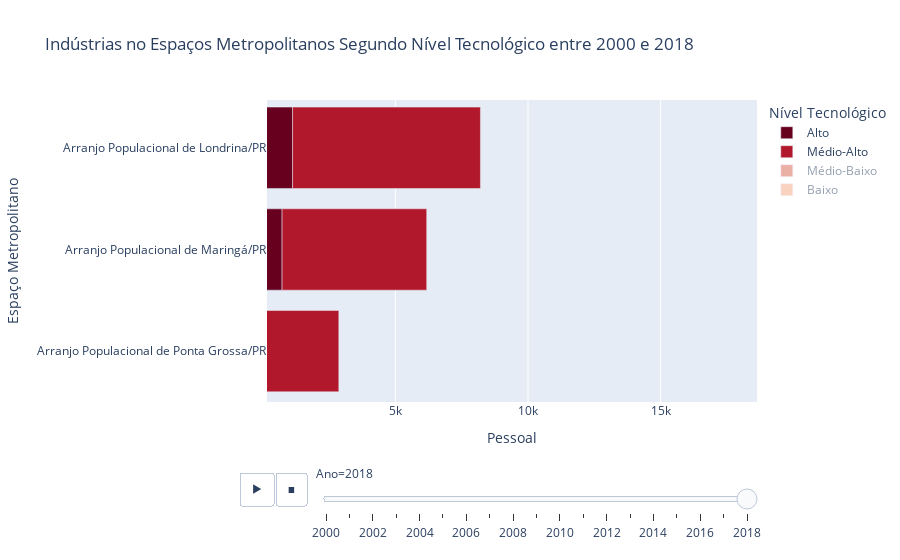

Write notebook code for a chart like this one.
### Code cell
fig = px.bar(
    data_frame=df_evolution
    , x=df.columns[-1]
    , y='Espaço Metropolitano' 
    , color='Nível Tecnológico'
    , animation_frame='Ano'
    , orientation='h'
    , category_orders={'Espaço Metropolitano': ['Curitiba', 'Arranjo Populacional de Londrina/PR', 'Arranjo Populacional de Maringá/PR', 'Arranjo Populacional de Ponta Grossa/PR']}
    , color_discrete_map={
        'Alto':'rgb(103,0,31)'
        , 'Médio-Alto':'rgb(178,24,43)'
        , 'Médio-Baixo':'rgb(214,96,77)'
        , 'Baixo':'rgb(244,165,130)'}
    , height=700
    , title=f'Indústrias no Espaços Metropolitanos Segundo Nível Tecnológico entre 2000 e 2018'
    , range_x=(0,250_000)
    , barmode='relative'
)

fig.update_layout(yaxis={'categoryorder':"sum ascending"})
fig.layout.updatemenus[0].buttons[0].args[1]["frame"]["duration"] = 2000  

fig.show()

### Figure 1 — Plotly figure (JSON) as saved in the notebook; plotly's stock layout.template omitted (floating-point values rounded to 4 significant figures)
{"data": [{"alignmentgroup": "True", "hovertemplate": "Nível Tecnológico=Alto<br>Ano=2018<br>Pessoal=%{x}<br>Espaço Metropolitano=%{y}<extra></extra>", "legendgroup": "Alto", "marker": {"color": "rgb(103,0,31)"}, "name": "Alto", "offsetgroup": "Alto", "orientation": "h", "showlegend": true, "textposition": "auto", "type": "bar", "x": [1125, 731, 7, 6017], "xaxis": "x", "y": ["Arranjo Populacional de Londrina/PR", "Arranjo Populacional de Maringá/PR", "Arranjo Populacional de Ponta Grossa/PR", "Curitiba"], "yaxis": "y"}, {"alignmentgroup": "True", "hovertemplate": "Nível Tecnológico=Médio-Alto<br>Ano=2018<br>Pessoal=%{x}<br>Espaço Metropolitano=%{y}<extra></extra>", "legendgroup": "Médio-Alto", "marker": {"color": "rgb(178,24,43)"}, "name": "Médio-Alto", "offsetgroup": "Médio-Alto", "orientation": "h", "showlegend": true, "textposition": "auto", "type": "bar", "x": [7082, 5451, 2862, 64142], "xaxis": "x", "y": ["Arranjo Populacional de Londrina/PR", "Arranjo Populacional de Maringá/PR", "Arranjo Populacional de Ponta Grossa/PR", "Curitiba"], "yaxis": "y"}, {"alignmentgroup": "True", "hovertemplate": "Nível Tecnológico=Médio-Baixo<br>Ano=2018<br>Pessoal=%{x}<br>Espaço Metropolitano=%{y}<extra></extra>", "legendgroup": "Médio-Baixo", "marker": {"color": "rgb(214,96,77)"}, "name": "Médio-Baixo", "offsetgroup": "Médio-Baixo", "orientation": "h", "showlegend": true, "textposition": "auto", "type": "bar", "visible": "legendonly", "x": [7961, 6363, 4446, 45825], "xaxis": "x", "y": ["Arranjo Populacional de Londrina/PR", "Arranjo Populacional de Maringá/PR", "Arranjo Populacional de Ponta Grossa/PR", "Curitiba"], "yaxis": "y"}, {"alignmentgroup": "True", "hovertemplate": "Nível Tecnológico=Baixo<br>Ano=2018<br>Pessoal=%{x}<br>Espaço Metropolitano=%{y}<extra></extra>", "legendgroup": "Baixo", "marker": {"color": "rgb(244,165,130)"}, "name": "Baixo", "offsetgroup": "Baixo", "orientation": "h", "showlegend": true, "textposition": "auto", "type": "bar", "visible": "legendonly", "x": [14070, 23102, 10665, 47017], "xaxis": "x", "y": ["Arranjo Populacional de Londrina/PR", "Arranjo Populacional de Maringá/PR", "Arranjo Populacional de Ponta Grossa/PR", "Curitiba"], "yaxis": "y"}], "layout": {"autosize": true, "barmode": "relative", "dragmode": "zoom", "legend": {"title": {"text": "Nível Tecnológico"}, "tracegroupgap": 0}, "sliders": [{"active": 18, "currentvalue": {"prefix": "Ano="}, "len": 0.9, "pad": {"b": 10, "t": 60}, "steps": [{"args": [["2000"], {"frame": {"duration": 0, "redraw": true}, "fromcurrent": true, "mode": "immediate", "transition": {"duration": 0, "easing": "linear"}}], "label": "2000", "method": "animate"}, {"args": [["2001"], {"frame": {"duration": 0, "redraw": true}, "fromcurrent": true, "mode": "immediate", "transition": {"duration": 0, "easing": "linear"}}], "label": "2001", "method": "animate"}, {"args": [["2002"], {"frame": {"duration": 0, "redraw": true}, "fromcurrent": true, "mode": "immediate", "transition": {"duration": 0, "easing": "linear"}}], "label": "2002", "method": "animate"}, {"args": [["2003"], {"frame": {"duration": 0, "redraw": true}, "fromcurrent": true, "mode": "immediate", "transition": {"duration": 0, "easing": "linear"}}], "label": "2003", "method": "animate"}, {"args": [["2004"], {"frame": {"duration": 0, "redraw": true}, "fromcurrent": true, "mode": "immediate", "transition": {"duration": 0, "easing": "linear"}}], "label": "2004", "method": "animate"}, {"args": [["2005"], {"frame": {"duration": 0, "redraw": true}, "fromcurrent": true, "mode": "immediate", "transition": {"duration": 0, "easing": "linear"}}], "label": "2005", "method": "animate"}, {"args": [["2006"], {"frame": {"duration": 0, "redraw": true}, "fromcurrent": true, "mode": "immediate", "transition": {"duration": 0, "easing": "linear"}}], "label": "2006", "method": "animate"}, {"args": [["2007"], {"frame": {"duration": 0, "redraw": true}, "fromcurrent": true, "mode": "immediate", "transition": {"duration": 0, "easing": "linear"}}], "label": "2007", "method": "animate"}, {"args": [["2008"], {"frame": {"duration": 0, "redraw": true}, "fromcurrent": true, "mode": "immediate", "transition": {"duration": 0, "easing": "linear"}}], "label": "2008", "method": "animate"}, {"args": [["2009"], {"frame": {"duration": 0, "redraw": true}, "fromcurrent": true, "mode": "immediate", "transition": {"duration": 0, "easing": "linear"}}], "label": "2009", "method": "animate"}, {"args": [["2010"], {"frame": {"duration": 0, "redraw": true}, "fromcurrent": true, "mode": "immediate", "transition": {"duration": 0, "easing": "linear"}}], "label": "2010", "method": "animate"}, {"args": [["2011"], {"frame": {"duration": 0, "redraw": true}, "fromcurrent": true, "mode": "immediate", "transition": {"duration": 0, "easing": "linear"}}], "label": "2011", "method": "animate"}, {"args": [["2012"], {"frame": {"duration": 0, "redraw": true}, "fromcurrent": true, "mode": "immediate", "transition": {"duration": 0, "easing": "linear"}}], "label": "2012", "method": "animate"}, {"args": [["2013"], {"frame": {"duration": 0, "redraw": true}, "fromcurrent": true, "mode": "immediate", "transition": {"duration": 0, "easing": "linear"}}], "label": "2013", "method": "animate"}, {"args": [["2014"], {"frame": {"duration": 0, "redraw": true}, "fromcurrent": true, "mode": "immediate", "transition": {"duration": 0, "easing": "linear"}}], "label": "2014", "method": "animate"}, {"args": [["2015"], {"frame": {"duration": 0, "redraw": true}, "fromcurrent": true, "mode": "immediate", "transition": {"duration": 0, "easing": "linear"}}], "label": "2015", "method": "animate"}, {"args": [["2016"], {"frame": {"duration": 0, "redraw": true}, "fromcurrent": true, "mode": "immediate", "transition": {"duration": 0, "easing": "linear"}}], "label": "2016", "method": "animate"}, {"args": [["2017"], {"frame": {"duration": 0, "redraw": true}, "fromcurrent": true, "mode": "immediate", "transition": {"duration": 0, "easing": "linear"}}], "label": "2017", "method": "animate"}, {"args": [["2018"], {"frame": {"duration": 0, "redraw": true}, "fromcurrent": true, "mode": "immediate", "transition": {"duration": 0, "easing": "linear"}}], "label": "2018", "method": "animate"}], "x": 0.1, "xanchor": "left", "y": 0, "yanchor": "top"}], "title": {"text": "Indústrias no Espaços Metropolitanos Segundo Nível Tecnológico entre 2000 e 2018"}, "updatemenus": [{"active": 0, "buttons": [{"args": [null, {"frame": {"duration": 2000, "redraw": true}, "fromcurrent": true, "mode": "immediate", "transition": {"duration": 500, "easing": "linear"}}], "label": "&#9654;", "method": "animate"}, {"args": [[null], {"frame": {"duration": 0, "redraw": true}, "fromcurrent": true, "mode": "immediate", "transition": {"duration": 0, "easing": "linear"}}], "label": "&#9724;", "method": "animate"}], "direction": "left", "pad": {"r": 10, "t": 70}, "showactive": false, "type": "buttons", "x": 0.1, "xanchor": "right", "y": 0, "yanchor": "top"}], "xaxis": {"anchor": "y", "autorange": false, "domain": [0, 1], "range": [162.0, 18630.0], "title": {"text": "Pessoal"}, "type": "linear"}, "yaxis": {"anchor": "x", "autorange": false, "categoryarray": ["Arranjo Populacional de Ponta Grossa/PR", "Arranjo Populacional de Maringá/PR", "Arranjo Populacional de Londrina/PR", "Curitiba"], "categoryorder": "sum ascending", "domain": [0, 1], "range": [-0.5, 2.47], "title": {"text": "Espaço Metropolitano"}, "type": "category"}}}
